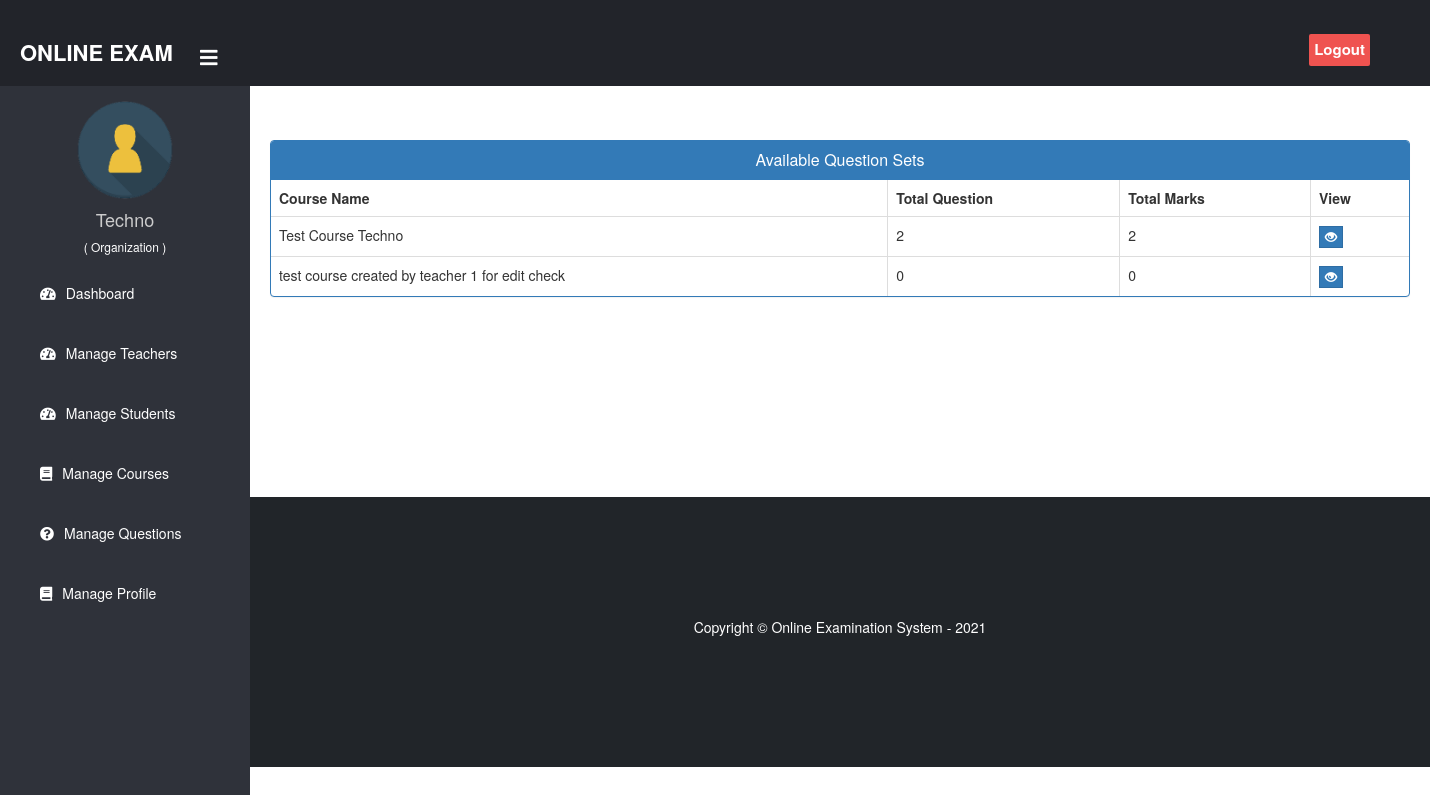
The app's page /organization/organization-view-question-course (signed in), older data.
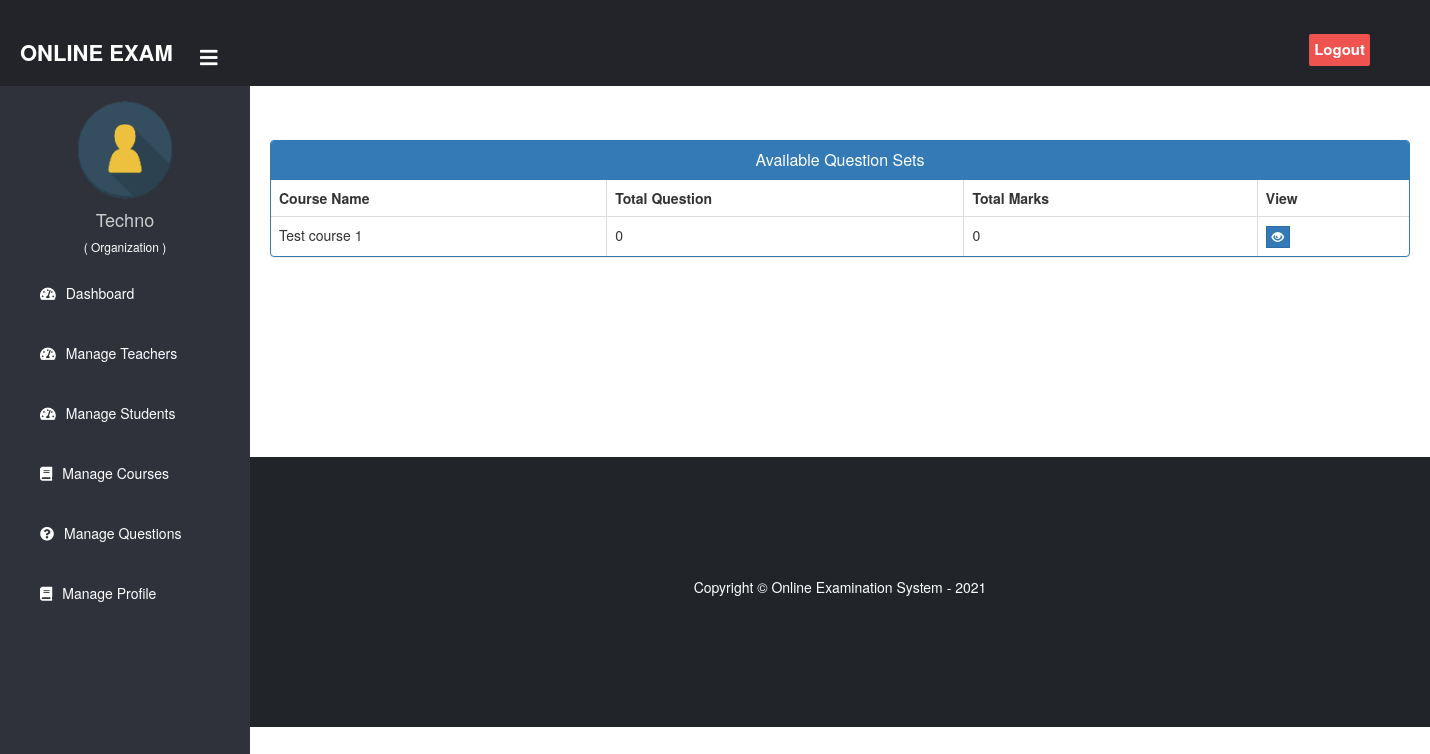
The same page, newer data.
### exam/models.py (models this page shows, shortened)
class Course(models.Model):
    course_name = models.CharField(max_length=50)
    question_number = models.PositiveIntegerField(default=0)
    total_marks = models.PositiveIntegerField(default=0)
    organization = models.ForeignKey(Organization, on_delete=models.CASCADE)
    access_code = models.UUIDField(default=uuid.uuid4)
    created_by = models.ForeignKey(User,on_delete=models.CASCADE)

### organization/views.py (the view)
# urls.py: path('organization-view-question-course', views.organization_view_question_course_view,name='organization-view-question-course'),
@login_required(login_url="organizationlogin")
@user_passes_test(is_organization)
def organization_view_question_course_view(request):
    organization = OMODEL.Organization.objects.get(user=request.user)
    courses = EMODEL.Course.objects.filter(organization=organization.id)
    return render(
        request,
        "organization/organization_view_question_course.html",
        {"courses": courses},
    )

### organization/views.py (called while the page is built)
def is_organization(user):
    return user.groups.filter(name="ORGANIZATION").exists()

### templates/organization/organization_view_question_course.html (shortened to what this page needs)
{% extends 'organization/organizationbase.html' %}
{% block content %}
{%load static%}
<head>
  <link href="//netdna.bootstrapcdn.com/bootstrap/3.0.0/css/bootstrap.min.css" rel="stylesheet" id="bootstrap-css">
</head>
<br><br>
<div class="container">
  <div class="panel panel-primary">
    <div class="panel-heading">
      <h6 class="panel-title">Available Question Sets</h6>
    </div>
    <table class="table table-hover table-bordered" id="dev-table">
      <thead>
        <tr>
          <th>Course Name</th>
          <th>Total Question</th>
          <th>Total Marks</th>
          <th>View</th>
        </tr>
      </thead>
      {% for c in courses %}
      <tr>
        <td> {{c.course_name}}</td>
        <td>{{c.question_number}}</td>
        <td>{{c.total_marks}}</td>
        <td><a class="btn btn-primary btn-xs" style="border-radius: 0%;" href="{% url 'organization-view-question' c.id  %}"><span class="glyphicon glyphicon-eye-open"></span></a></td>
      </tr>
      {% endfor %}
    </table>
  </div>
</div>
<br><br><br><br><br><br>
{% endblock content %}

Row changes from the older to the newer data that the page shows:
removed Course: course_name "Test Course Techno", question_number "2", total_marks "2"
removed Course: course_name "test course created by teacher 1 for edit check", question_number "0", total_marks "0"
added Course: course_name "Test course 1", question_number "0", total_marks "0"
